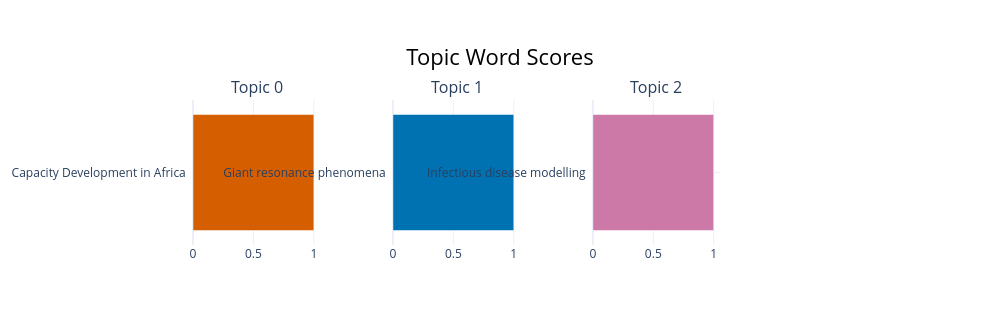

Notebook code cell kept with this figure:
### Code cell
topic_model.visualize_barchart(topics=[0, 1, 2])

### Figure 1 — Plotly figure (JSON) as saved in the notebook; plotly's stock layout.template omitted (floating-point values rounded to 4 significant figures)
{"data": [{"marker": {"color": "#D55E00"}, "orientation": "h", "type": "bar", "x": [1], "xaxis": "x", "y": ["Capacity Development in Africa  "], "yaxis": "y"}, {"marker": {"color": "#0072B2"}, "orientation": "h", "type": "bar", "x": [1], "xaxis": "x2", "y": ["Giant resonance phenomena  "], "yaxis": "y2"}, {"marker": {"color": "#CC79A7"}, "orientation": "h", "type": "bar", "x": [1], "xaxis": "x3", "y": ["Infectious disease modelling  "], "yaxis": "y3"}], "layout": {"annotations": [{"font": {"size": 16}, "showarrow": false, "text": "Topic 0", "x": 0.0875, "xanchor": "center", "xref": "paper", "y": 1, "yanchor": "bottom", "yref": "paper"}, {"font": {"size": 16}, "showarrow": false, "text": "Topic 1", "x": 0.3625, "xanchor": "center", "xref": "paper", "y": 1, "yanchor": "bottom", "yref": "paper"}, {"font": {"size": 16}, "showarrow": false, "text": "Topic 2", "x": 0.6375, "xanchor": "center", "xref": "paper", "y": 1, "yanchor": "bottom", "yref": "paper"}], "height": 325, "hoverlabel": {"bgcolor": "white", "font": {"family": "Rockwell", "size": 16}}, "showlegend": false, "title": {"font": {"color": "Black", "size": 22}, "text": "Topic Word Scores", "x": 0.5, "xanchor": "center", "yanchor": "top"}, "width": 1000, "xaxis": {"anchor": "y", "domain": [0, 0.175], "showgrid": true}, "xaxis2": {"anchor": "y2", "domain": [0.275, 0.45], "showgrid": true}, "xaxis3": {"anchor": "y3", "domain": [0.55, 0.725], "showgrid": true}, "xaxis4": {"anchor": "y4", "domain": [0.825, 1], "showgrid": true}, "yaxis": {"anchor": "x", "domain": [0, 1], "showgrid": true}, "yaxis2": {"anchor": "x2", "domain": [0, 1], "showgrid": true}, "yaxis3": {"anchor": "x3", "domain": [0, 1], "showgrid": true}, "yaxis4": {"anchor": "x4", "domain": [0, 1], "showgrid": true}}}
